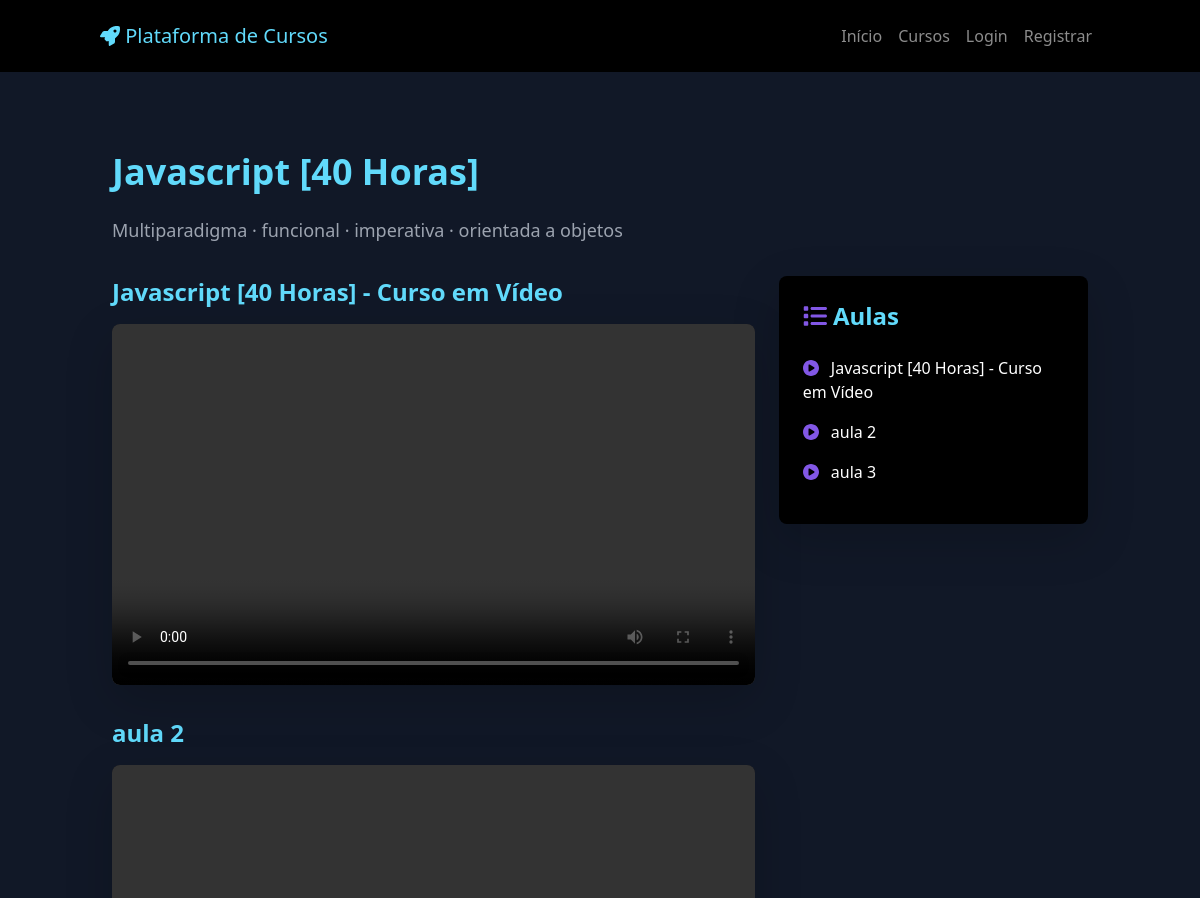
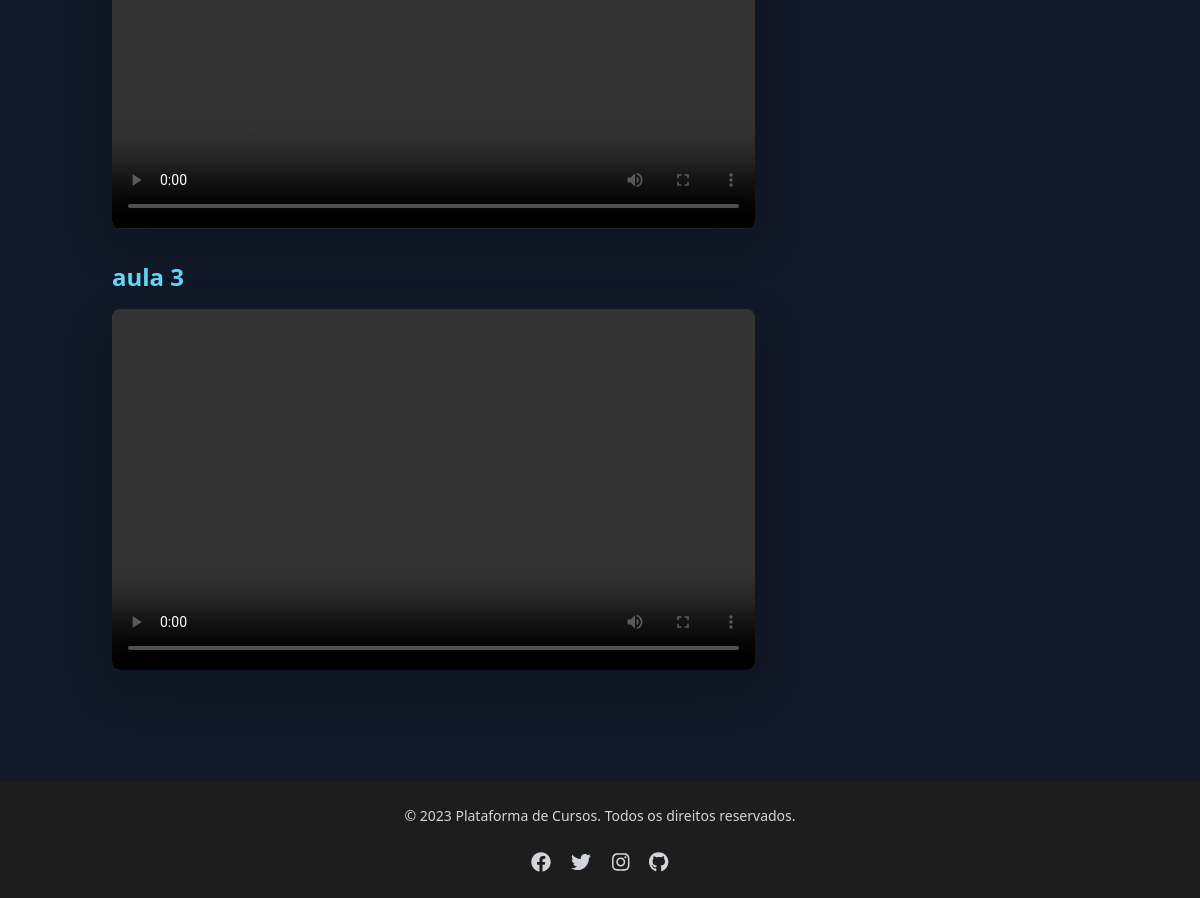
The page /cursos/cursos/detalhes_curso/1/ on the database its author committed (2 pictures, top to bottom).
### cursos/models.py (models this page shows, shortened)
class Curso(models.Model):
    titulo = models.CharField(max_length=100)
    descricao = models.TextField()
    preco = models.DecimalField(max_digits=10, decimal_places=2)
    thumbnail = models.ImageField(upload_to='cursos/')
    professor = models.CharField(max_length=100)

class Aula(models.Model):
    curso = models.ForeignKey(Curso, on_delete=models.CASCADE)
    titulo = models.CharField(max_length=100)
    video_file = models.FileField(upload_to='videos/', null=True, blank=True)  # Arquivo de vídeo
    video_url = models.URLField(null=True, blank=True)
    duracao = models.IntegerField()  # Link externo (opcional)

### cursos/views.py (the view)
# urls.py: path('cursos/detalhes_curso/<int:curso_id>/', views.detalhes_curso, name='detalhes_curso'),
def detalhes_curso(request, curso_id):
    curso = get_object_or_404(Curso, id=curso_id)
    aulas = Aula.objects.filter(curso=curso)
    return render(request, 'cursos/detalhes_curso.html', {'curso': curso, 'aulas': aulas})

### cursos/templates/cursos/detalhes_curso.html (shortened to what this page needs)
{% extends 'base.html' %}
{% block content %}
<!DOCTYPE html>
<html lang="pt-BR">
<head>
  <link href="https://cdn.jsdelivr.net/npm/bootstrap@5.3.0-alpha1/dist/css/bootstrap.min.css" rel="stylesheet">
  <link href="https://cdn.jsdelivr.net/npm/tailwindcss@2.2.19/dist/tailwind.min.css" rel="stylesheet">
  <link href="https://cdnjs.cloudflare.com/ajax/libs/font-awesome/6.0.0-beta3/css/all.min.css" rel="stylesheet">
</head>
<body class="bg-rocketseat text-white">
  <div class="container py-5">
    <h1 class="text-neon-blue text-4xl font-bold mb-4">{{ curso.titulo }}</h1>
    <p class="text-gray-400 text-lg mb-8">{{ curso.descricao }}</p>
    <div class="row">
      <div class="col-lg-8">
        {% for aula in aulas %}
        <div class="mb-8">
          <h3 class="text-neon-blue text-2xl font-semibold mb-3">{{ aula.titulo }}</h3>
          <div class="video-container shadow-lg mb-4">
            {% if aula.video_file %}
              <video controls class="w-full">
                <source src="{{ aula.video_file.url }}" type="video/mp4">
              </video>
            {% elif aula.video_url %}
              <video controls class="w-full">
                <source src="{{ aula.video_url }}" type="video/mp4">
              </video>
            {% else %}
              <p class="text-red-500">Nenhum vídeo disponível para esta aula.</p>
            {% endif %}
          </div>
        </div>
        {% endfor %}
      </div>
      <div class="col-lg-4">
        <div class="bg-black p-6 rounded-lg shadow-lg">
          <h3 class="text-neon-blue text-2xl font-semibold mb-4">
            <i class="fas fa-list text-purple"></i> Aulas
          </h3>
          <ul class="list-unstyled">
            {% for aula in aulas %}
            <li class="mb-3">
              <a href="#aula-{{ aula.id }}" class="text-white hover:text-purple transition duration-300">
                <i class="fas fa-play-circle text-purple mr-2"></i> {{ aula.titulo }}
              </a>
            </li>
            {% endfor %}
          </ul>
        </div>
      </div>
    </div>
  </div>
</body>
</html>
{% endblock %}

### cursos/templates/cursos/detalhes_curso.html (style rules this page uses)
.text-neon-blue { color: #61dafb; }
.text-purple { color: #8257e5; }
.video-container { position: relative; padding-bottom: 56.25%; height: 0; overflow: hidden; border-radius: 8px; background-color: #202024; }
.video-container video { position: absolute; top: 0; left: 0; width: 100%; height: 100%; border-radius: 8px; }
.bg-black { background-color: #202024; }

### rows shown on the page
Curso: titulo "Javascript [40 Horas]", descricao "Multiparadigma · funcional · imperativa · orientada a objetos"
Aula: titulo "Javascript [40 Horas] - Curso em Vídeo"
Aula: titulo "aula 2"
Aula: titulo "aula 3"
